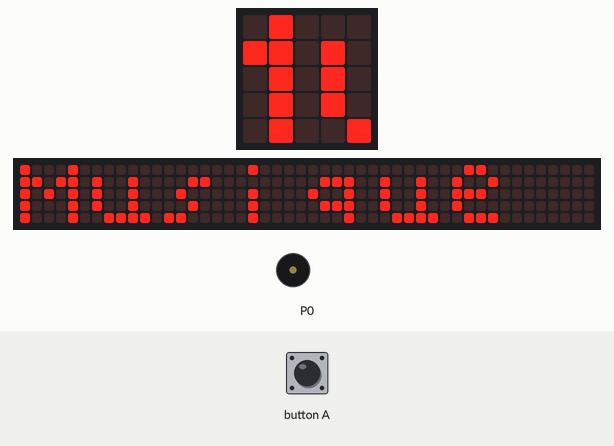
Simulated run of this program. Board: BBC micro:bit (MakeCode). Parts: the board's 5×5 LED display, a strip that is not on the board, showing the scrolling text unrolled, buzzer (waves = sounding). Inputs (shaded band) come from the test bench. The 48×5 strip is a reading aid, not a part: it shows the text the display is scrolling, unrolled, one strip-width of it at a time.

Above: at 1.27 s.
1.3 s: button A pressed for 0.15 s
At 12.7 s:
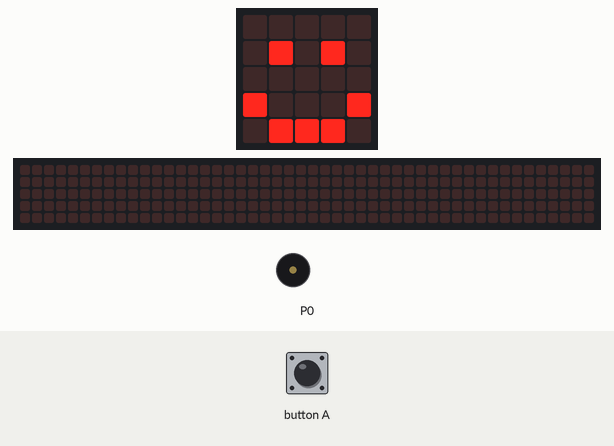
At 27.0 s:
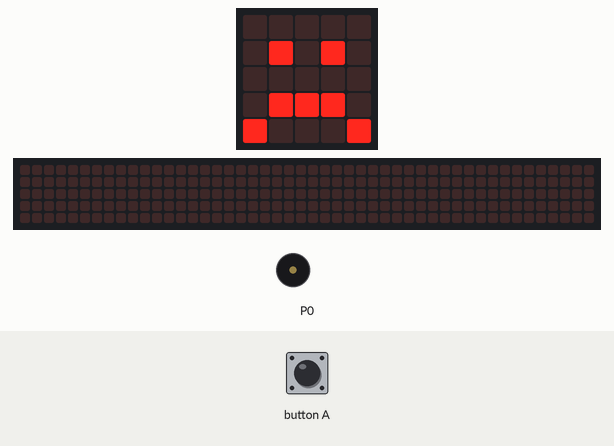
Timing chart, 0 to 35.5 s (numbered marks = the images above; inputs shaded):
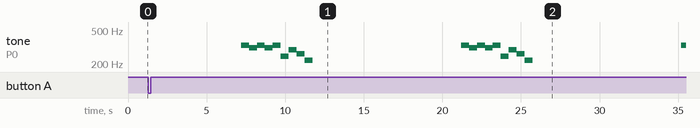

Measured:
- after the input at 1.3 s, the display: first differs from a run without the input after 6.5 s (image 1)
- by itself, tone on P0: plays 330 Hz for 0.51 s, 311 Hz for 0.51 s, 330 Hz for 0.51 s, 311 Hz for 0.51 s, 330 Hz for 0.51 s, 247 Hz for 0.51 s … (19 notes in this stretch)
- what the display in image 1 shows lasts 6.2 s, from 7.8 s to 14.0 s

The program:

main.ts
```typescript
let Applaudissements = 0
input.onButtonPressed(Button.A, function () {
    Applaudissements = 1
})
basic.forever(function () {
    Applaudissements = 0
    basic.showString("Musique")
    for (let index = 0; index < 2; index++) {
        music.playTone(330, music.beat(BeatFraction.Whole))
        music.playTone(311, music.beat(BeatFraction.Whole))
    }
    music.playTone(330, music.beat(BeatFraction.Whole))
    music.playTone(247, music.beat(BeatFraction.Whole))
    music.playTone(294, music.beat(BeatFraction.Whole))
    music.playTone(262, music.beat(BeatFraction.Whole))
    music.playTone(220, music.beat(BeatFraction.Whole))
    basic.pause(2000)
})
basic.forever(function () {
    if (Applaudissements == 1) {
        basic.showIcon(IconNames.Happy)
    } else {
        basic.showIcon(IconNames.Sad)
    }
})
```

test.ts
```typescript
// les tests vont ici ; cela ne sera pas compilé si ce paquet est utilisé en tant qu'extension.
```
